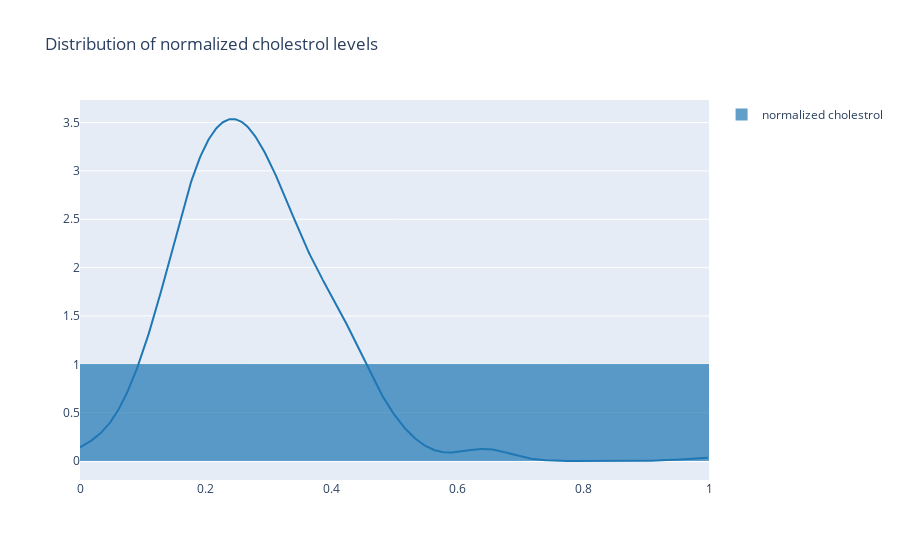

This figure's notebook cell:
### Code cell
x = df["normalized_chol"]
hist_data = [x]
group_labels = ['normalized cholestrol'] # name of the dataset

fig = ff.create_distplot(hist_data, group_labels, show_rug=False)
fig.update_layout(title = "Distribution of normalized cholestrol levels")
fig.show()

### Figure 1 — Plotly figure (JSON) as saved in the notebook; plotly's stock layout.template omitted (floating-point values rounded to 4 significant figures; data arrays with more than 128 entries replaced by an {"elided": "..."} marker saying what was removed)
{"data": [{"autobinx": false, "histnorm": "probability density", "legendgroup": "normalized cholestrol", "marker": {"color": "rgb(31, 119, 180)"}, "name": "normalized cholestrol", "opacity": 0.7, "type": "histogram", "x": {"elided": "303 float values"}, "xaxis": "x", "xbins": {"end": 1, "size": 1, "start": 0}, "yaxis": "y"}, {"legendgroup": "normalized cholestrol", "marker": {"color": "rgb(31, 119, 180)"}, "mode": "lines", "name": "normalized cholestrol", "showlegend": false, "type": "scatter", "x": {"elided": "500 float values"}, "xaxis": "x", "y": {"elided": "500 float values"}, "yaxis": "y"}], "layout": {"barmode": "overlay", "hovermode": "closest", "legend": {"traceorder": "reversed"}, "title": {"text": "Distribution of normalized cholestrol levels"}, "xaxis": {"anchor": "y2", "domain": [0, 1], "zeroline": false}, "yaxis": {"anchor": "free", "domain": [0, 1], "position": 0}}}
